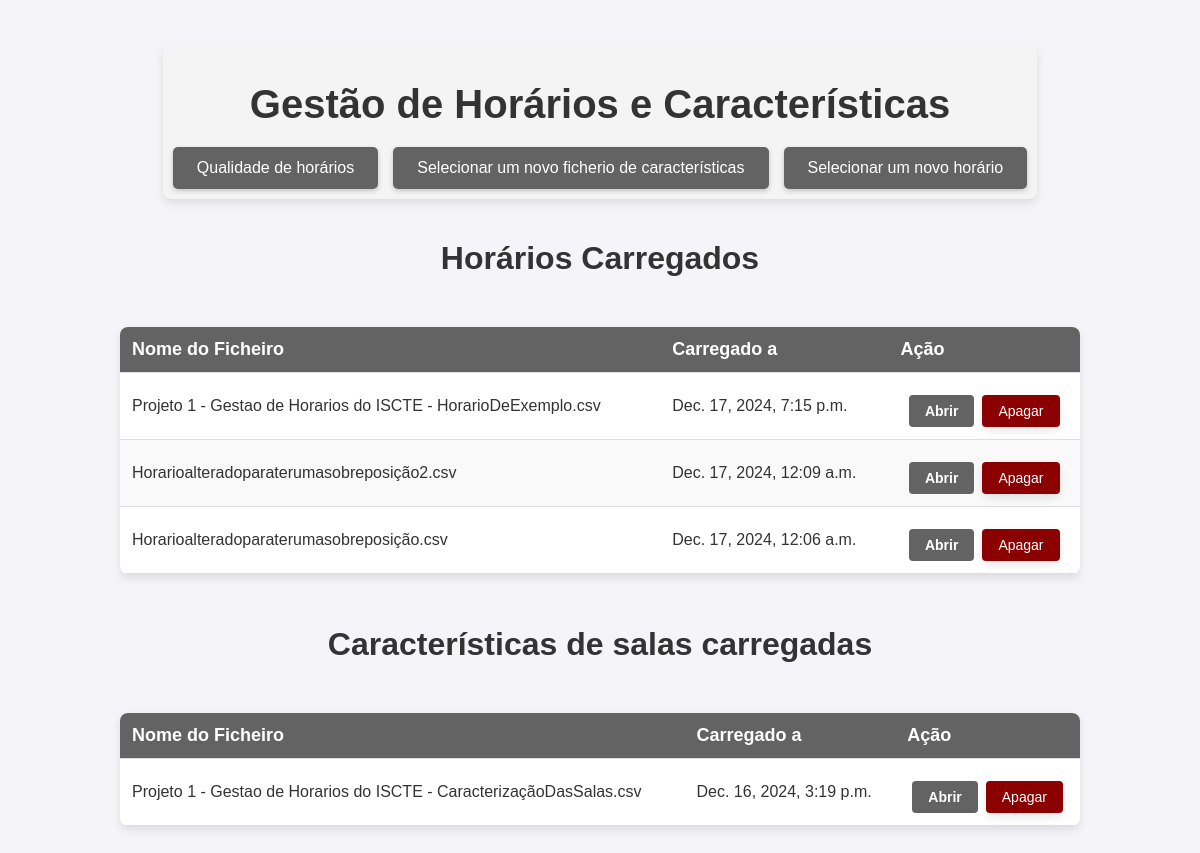
The app's page /, older data.
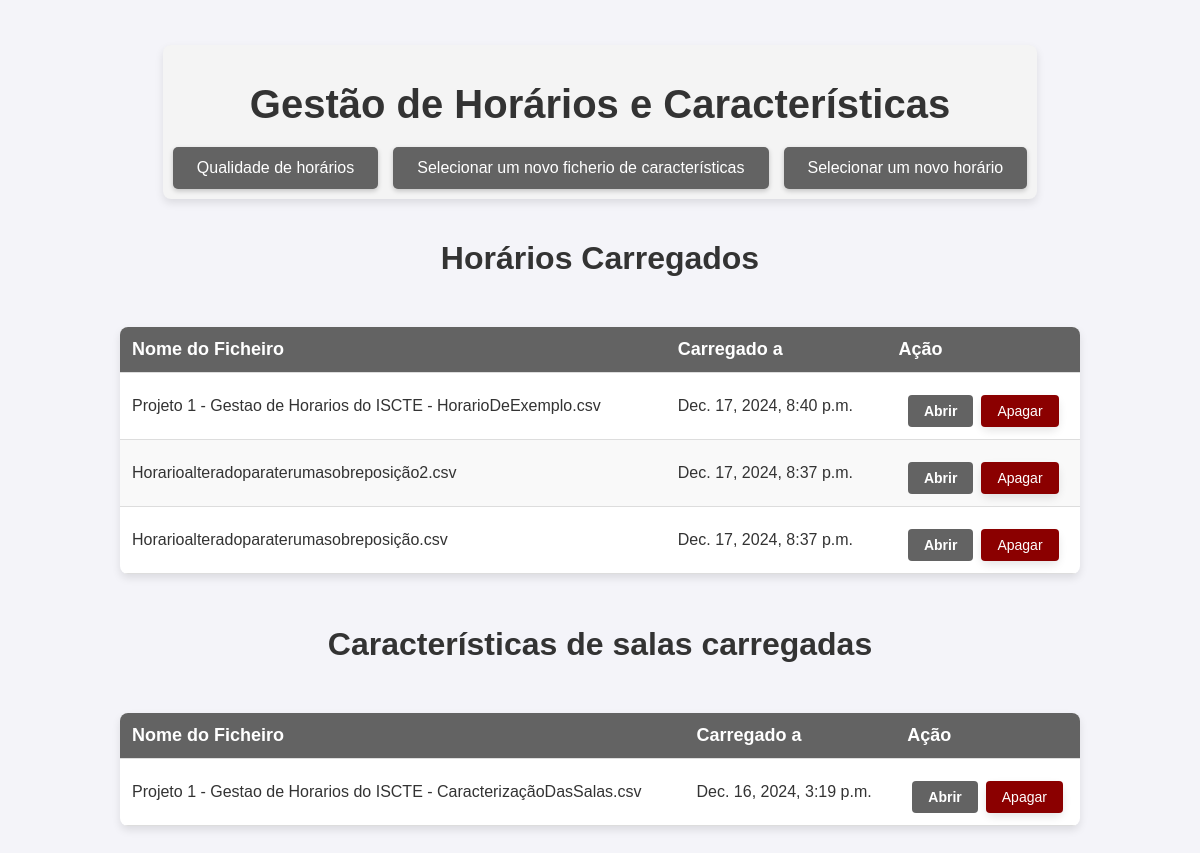
The same page, newer data.
### horariomanagerapp/models.py (models this page shows, shortened)
class Schedule(models.Model):
    name = models.CharField(max_length=200)
    file = models.FileField(upload_to='schedules/')
    uploaded_at = models.DateTimeField(auto_now_add=True)
    overcrowded = models.DecimalField(max_digits=5, decimal_places=2, null=True, blank=True, default=None)
    overlap = models.DecimalField(max_digits=5, decimal_places=2, null=True, blank=True, default=None)
    no_room = models.DecimalField(max_digits=5, decimal_places=2, null=True, blank=True, default=None)
    time_regulation = models.DecimalField(max_digits=5, decimal_places=2, null=True, blank=True, default=None)
    wrong_characteristics = models.DecimalField(max_digits=5, decimal_places=2, null=True, blank=True, default=None)

### horariomanagerapp/views.py (the view)
# urls.py: path('', views.schedule_list, name='schedule_list'),
def schedule_list(request):
    schedules = Schedule.objects.all()
    characteristics = Characteristics.objects.last()
    return render(request, 'schedule_list.html', {'schedules': schedules, 'characteristics': characteristics})

### horariomanagerapp/templates/schedule_list.html (shortened to what this page needs)
<!DOCTYPE html>
<html lang="en">
<head>
    {% load static %}
    <link rel="stylesheet" type="text/css" href="{% static 'horariomanagerapp/style.css' %}">
</head>
<body>
<div class="header-container">
    <h1 class="page-title">Gestão de Horários e Características</h1>
    <div class="button-group">
        <a href="{% url 'dashboard' %}" class="custom-file-input" style="text-decoration: none;">Qualidade de horários</a>
        <a href="{% url 'upload_characteristics' %}" class="custom-file-input" id="uploadLink" style="text-decoration: none;">Selecionar um novo ficherio de características</a>
        <a href="{% url 'upload_schedule' %}" class="custom-file-input" id="uploadLink" style="text-decoration: none;">Selecionar um novo horário</a>
    </div>
</div>
    <h1>Horários Carregados</h1>
    <table class="schedule-table">
    <thead>
        <tr>
            <th>Nome do Ficheiro</th>
            <th>Carregado a</th>
            <th>Ação</th>
        </tr>
    </thead>
    <tbody>
        {% if schedules %}
            {% for schedule in schedules %}
                <tr>
                    <td>{{ schedule.name }}</td>
                    <td>{{ schedule.uploaded_at }}</td>
                    <td>
                        <div class="button-container">
                            <a href="{% url 'schedule_detail' schedule.id %}" class="view-btn">Abrir</a>
                            <form method="POST" action="{% url 'delete_schedule' schedule.id %}" class="inline-form">
                                <button type="submit" class="table-delete-btn" onclick="return confirmDelete('{{ schedule.name|escapejs }}');">Apagar</button>
                            </form>
                        </div>
                    </td>
                </tr>
            {% endfor %}
        {% else %}
            <tr>
                <td colspan="3" style="text-align: center;">Não há horários carregados.</td>
            </tr>
        {% endif %}
    </tbody>
</table>
        <h1>Características de salas carregadas</h1>
    <table class="schedule-table">
        <thead>
            <tr>
                <th>Nome do Ficheiro</th>
                <th>Carregado a</th>
                <th>Ação</th>
            </tr>
        </thead>
        <tbody>
            {% if characteristics %}
                    <tr>
                        <td>{{ characteristics.name }}</td>
                        <td>{{ characteristics.uploaded_at }}</td>
                        <td>
                            <div class="button-container">
                                <a href="{% url 'characteristics_detail' characteristics.id %}" class="view-btn">Abrir</a>
                                <form method="POST" action="{% url 'delete_characteristics' characteristics.id %}" class="inline-form">
                                    <button type="submit" class="table-delete-btn" onclick="return confirmDelete('{{ characteristics.name|escapejs }}');">Apagar</button>
                                </form>
                            </div>
                        </td>
                    </tr>
            {% else %}
                <tr>
                    <td colspan="3" style="text-align: center;">Não há características de salas carregadas.</td>
                </tr>
            {% endif %}
        </tbody>
    </table>
<br><br>
</body>
</html>

Row changes from the older to the newer data that the page shows:
changed Schedule "Projeto 1 - Gestao de Horarios do ISCTE - HorarioDeExemplo.csv": uploaded_at "Dec. 17, 2024, 7:15 p.m." → "Dec. 17, 2024, 8:40 p.m."
changed Schedule "Horarioalteradoparaterumasobreposição2.csv": uploaded_at "Dec. 17, 2024, 12:09 a.m." → "Dec. 17, 2024, 8:37 p.m."
changed Schedule "Horarioalteradoparaterumasobreposição.csv": uploaded_at "Dec. 17, 2024, 12:06 a.m." → "Dec. 17, 2024, 8:37 p.m."
